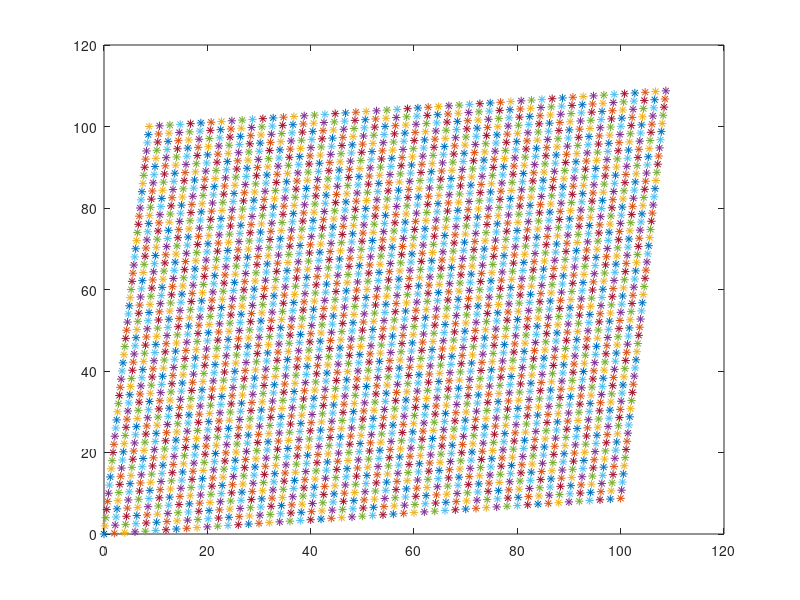

Write the MATLAB code that produced this figure.
xlen = 100;
ylen = 100;

xelem = 50;
yelem = 50;

xangle = 5 * pi/180;
yangle = 85 * pi/180;

edge1 = (xlen/xelem)/cos(xangle)
edge2 = (ylen/yelem)/cos(pi/2 - yangle)

xprojection = xlen/xelem;
yprojection = ylen/yelem;

x = zeros(xelem+1);
y = zeros(yelem+1);

fileID = fopen('mesh.dat','w');
%  fprintf(fileID,'%d %d\n',xelem, yelem);

for j=1:yelem+1
    for i=1:xelem+1
       if(i == 1 & j ~= 1)
           y(i,j) = y(i,j-1) + yprojection;
            len = yprojection/cos(pi/2 - yangle);    
            x(i,j) = x(i,j-1) + len*sin(pi/2 - yangle);
       end
       if(i ~= 1)
           x(i,j) = x(i-1,j)+xprojection;
           len = xprojection/cos(xangle);
           y(i,j) = y(i-1,j)+len*sin(xangle);
       end
       fprintf(fileID,'%12.8f %12.8f\n',x(i,j),y(i,j));
       plot(x(i,j),y(i,j),'*')
       hold on
   end
   
end

fclose(fileID);
